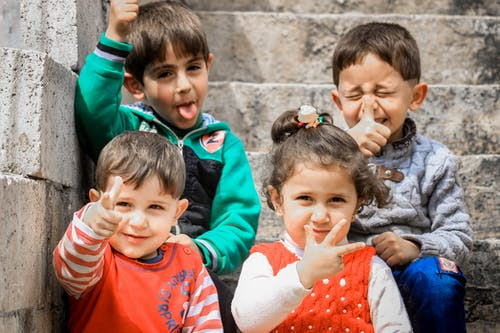
#> input picture Image Processing/images/pexels-photo-2105199.jpeg, 500 x 333 px, found by its file name
$ jupyter execute --allow-errors 'Corner&Face.ipynb'   (older library calls are emulated)
#> lines starting #> are read from the running program, lines starting #| are printed output that depends on the picture
[cell 1]
import matplotlib.pyplot as plt
import numpy as np
# custom function for image visualization
def show_image(image, title='Image', cmap_type='gray'):
    plt.figure(figsize=(12, 10))
    plt.imshow(image, cmap=cmap_type)
    plt.title(title)
    plt.axis('off')
    plt.show()

# custom function for image visualization with corners
def show_image_with_corners(image, coords, title="Corners detected"):
    plt.imshow(image, interpolation='nearest', cmap='gray')
    plt.title(title)
    plt.plot(coords[:, 1], coords[:, 0], '+r', markersize=15)
    plt.axis('off')
    plt.show()

[cell 2]
# Import the corner detector related functions and module
from skimage.feature import corner_harris, corner_peaks
from skimage.color import rgb2gray
from skimage.io import imread

# load the image
#> (the rest of this cell did not finish here and is left out)

#> (a cell that did not finish here is left out)

[cell 4]
from skimage import data
from skimage.feature import Cascade
from matplotlib import patches

def show_detected_face(result, detected, title="Face image"):
    plt.figure()
    plt.imshow(result)
    img_desc = plt.gca()
    plt.set_cmap('gray')
    plt.title(title)
    plt.axis('off')

    for patch in detected:

        img_desc.add_patch(
            patches.Rectangle(
                (patch['c'], patch['r']),
                patch['width'],
                patch['height'],
                fill=False,
                color='r',
                linewidth=2)
        )
    plt.show()
    crop_face(result, detected)

def crop_face(result, detected, title="Face detected"):
    for d in detected:
        print(d)
        rostro= result[d['r']:d['r']+d['width'], d['c']:d['c']+d['height']]

        plt.figure(figsize=(8, 6))
        plt.imshow(rostro)
        plt.title(title)
        plt.axis('off')
        plt.show()

# Load the trained file from data
trained_file = data.lbp_frontal_face_cascade_filename()

# Initialize the detector cascade
detector = Cascade(trained_file)

# load the image
#> (the rest of this cell did not finish here and is left out)

[cell 5]
# Load the trained file from data
trained_file = data.lbp_frontal_face_cascade_filename()

# Initialize the detector cascade
detector = Cascade(trained_file)

# load an image of multiple people
friends_image=imread('https://github.com/juberrahman/Pattern-Recognition/blob/master/Image%20Processing/images/pexels-photo-2105199.jpeg?raw=true')
#> friends_image is the input picture: shape (333, 500, 3); mean R, G, B 146.5, 128.2, 116.8

# Detect faces with scale factor to 1.2 and step ratio to 1
detected = detector.detect_multi_scale(img=friends_image,
                                       scale_factor=1.2,
                                       step_ratio=1,
                                       min_size=(10, 10),
                                       max_size=(200, 200))
#> detected = 3 items
# Show the detected faces
show_detected_face(friends_image, detected)
#> the loop in show_detected_face, `for patch in detected: ` made 3 passes
#> patch on passes 1 to 3: {'r': 170, 'c': 281, 'width': 82, 'height': 82}, {'r': 176, 'c': 111, 'width': 66, 'height': 66}, {'r': 42, 'c': 140, 'width': 78, 'height': 78}
#> in show_detected_face, `plt.show()`:
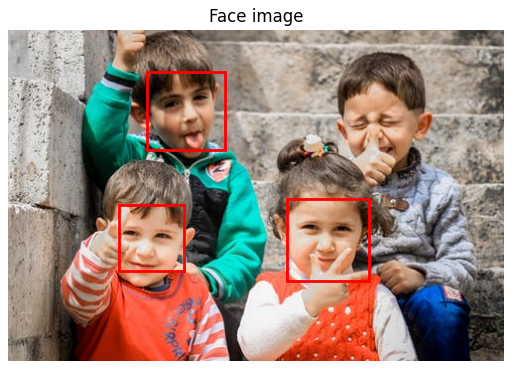
#> figure drawn by matplotlib, 1 panel
#> the loop in crop_face, `for d in detected:` made 3 passes
#| {'r': 170, 'c': 281, 'width': 82, 'height': 82}
#| {'r': 176, 'c': 111, 'width': 66, 'height': 66}
#| {'r': 42, 'c': 140, 'width': 78, 'height': 78}
#> pass 1, in crop_face, `rostro= result[d['r']:d['r']+d['width'], d['c']:d['c']+d['height']]`:
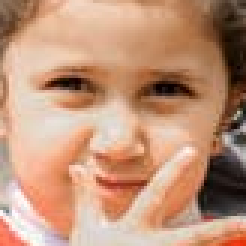
#> rostro: shape (82, 82, 3) (shown 3 times larger); mean R, G, B 192.2, 147.7, 121
#> pass 2, in crop_face, `rostro= result[d['r']:d['r']+d['width'], d['c']:d['c']+d['height']]`:
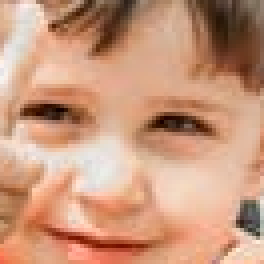
#> rostro: shape (66, 66, 3) (shown 4 times larger); mean R, G, B 201.1, 151.9, 124.3
#> pass 3, in crop_face, `rostro= result[d['r']:d['r']+d['width'], d['c']:d['c']+d['height']]`:
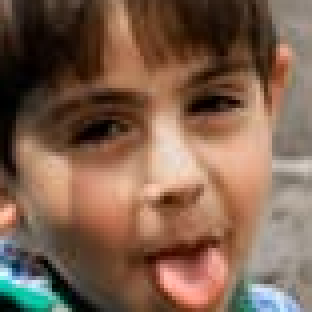
#> rostro: shape (78, 78, 3) (shown 4 times larger); mean R, G, B 126.3, 97, 78.4

Apply superpixel segmentation and obtain the segments a.k.a. labels using slic()<br>
* Obtain the segmented image using label2rgb(),
* passing the segments and profile_image.
* Detect the faces, using the detector with multi scale method.

[cell 6]
from skimage.segmentation import slic
from skimage.color import label2rgb
# Obtain the segmentation with default 100 regions
profile_image=imread('https://github.com/juberrahman/Pattern-Recognition/blob/master/Image%20Processing/images/Abdul-Sattar-Edhi-2.jpg?raw=true')
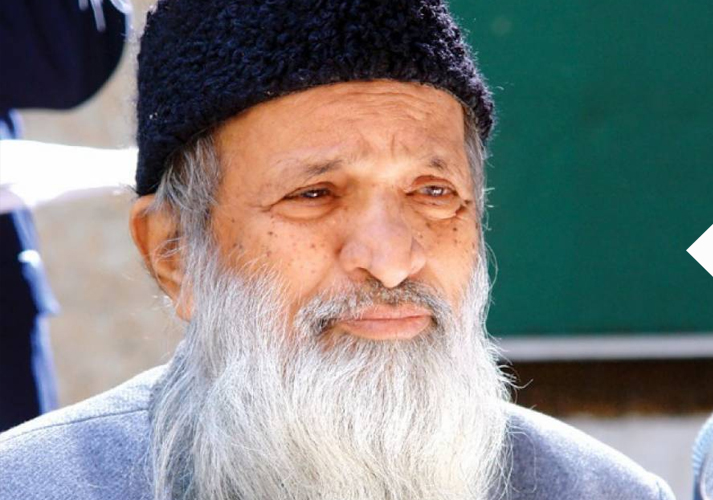
#> input picture Image Processing/images/Abdul-Sattar-Edhi-2.jpg, 713 x 500 px, found by its file name
#> profile_image is the input picture: shape (500, 713, 3); mean R, G, B 127.1, 129, 127.3
segments = slic(profile_image)
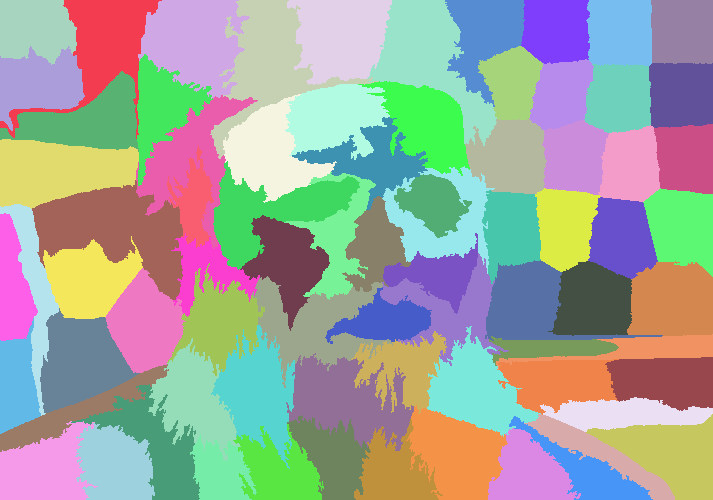
#> segments: shape (500, 713) int64; 77 distinct labels, from 1 to 77; one colour per label, 0 black

# Obtain segmented image using label2rgb
segmented_image = label2rgb(segments, profile_image, kind='avg')
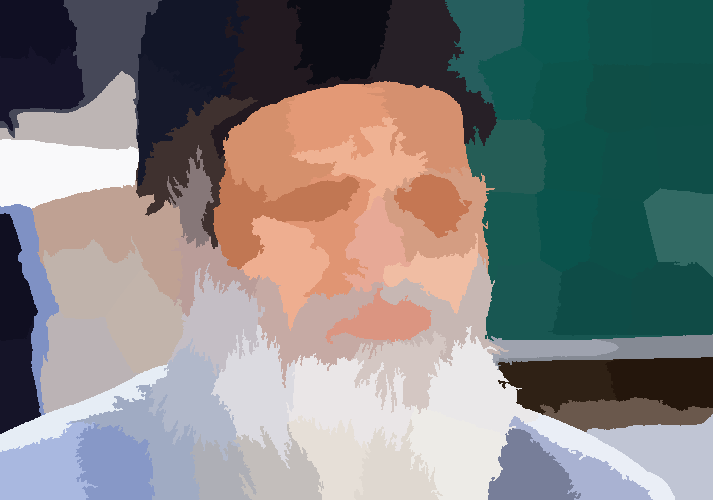
#> segmented_image: shape (500, 713, 3); mean R, G, B 126.6, 128.4, 126.8

# Detect the faces with multi scale method
detected = detector.detect_multi_scale(img=segmented_image,
                                       scale_factor=1.2,
                                       step_ratio=1,
                                       min_size=(10, 10), max_size=(1000, 1000))
#> detected = 1 item

# Show the detected faces
show_detected_face(segmented_image, detected)
#> call 2 of show_detected_face, with title = 'Face image'
#> the loop in show_detected_face (call 2), `for patch in detected: ` made 1 pass
#> patch on pass 1: {'r': 79, 'c': 207, 'width': 338, 'height': 338}
#> in show_detected_face (call 2), `plt.show()`:
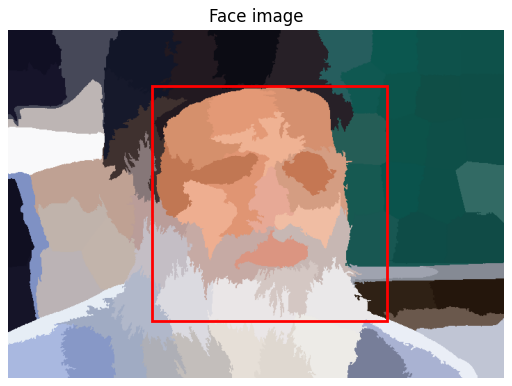
#> figure drawn by matplotlib, 1 panel
#> the loop in crop_face (call 2), `for d in detected:` made 1 pass
#| {'r': 79, 'c': 207, 'width': 338, 'height': 338}
#> pass 1, in crop_face (call 2), `rostro= result[d['r']:d['r']+d['width'], d['c']:d['c']+d['height']]`:
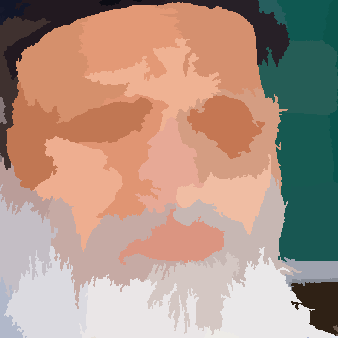
#> rostro: shape (338, 338, 3); mean R, G, B 175.5, 149.2, 134.3
